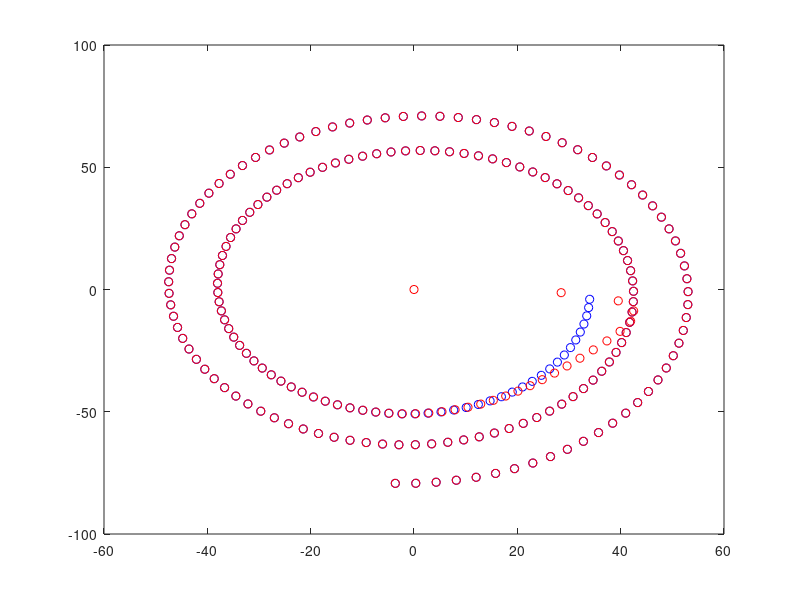

Recreate this plot in MATLAB.
% QUESTION 6

% Sistema y estimador/observador
A = [0 1; -2 0];
B = [0;0];
C = [4 -7];
D = 0;

Ahat = A;
Bhat = B;
Chat = C;
Dhat = D;

% Condiciones iniciales
x1 = 34;
x2 = -4;

x1hat = 0;
x2hat = 0;

X = [x1;x2];
y = C*X;

Xhat = [x1hat;x2hat];
yhat = Chat*Xhat;

% Tiempos para la simulación
dt = 0.05; % Tiempo de paso
tf = 10; % Tiempo final

% Pintamos los estados iniciales
figure(4)
plot(x1, x2, 'ob')
hold on
plot(x1hat, x2hat, 'or')

% Comprobamos primero que el sistema es observable (controlabilidad del
% sistema dual)
rank(ctrb(A',C'))

% Diseñamos la ganancia L para el estimador (sección 8 en las notas)
L = place(A',C',[-5, -10])';

% Simulamos el sistema
for t = dt:dt:tf

u = 0;
Xdot = A*X + B*u;
Xhatdot = Ahat*Xhat + Bhat*u - L*(yhat-y);

% Integramos por Euler
X = X + Xdot*dt;
Xhat = Xhat + Xhatdot*dt;

y = C*X + D*u;
yhat = Chat*Xhat + Dhat*u;

% Pintamos la evolución de los estados y de las estimaciones
plot(X(1), X(2), 'ob')
plot(Xhat(1), Xhat(2), 'or')
pause(0.02)
end